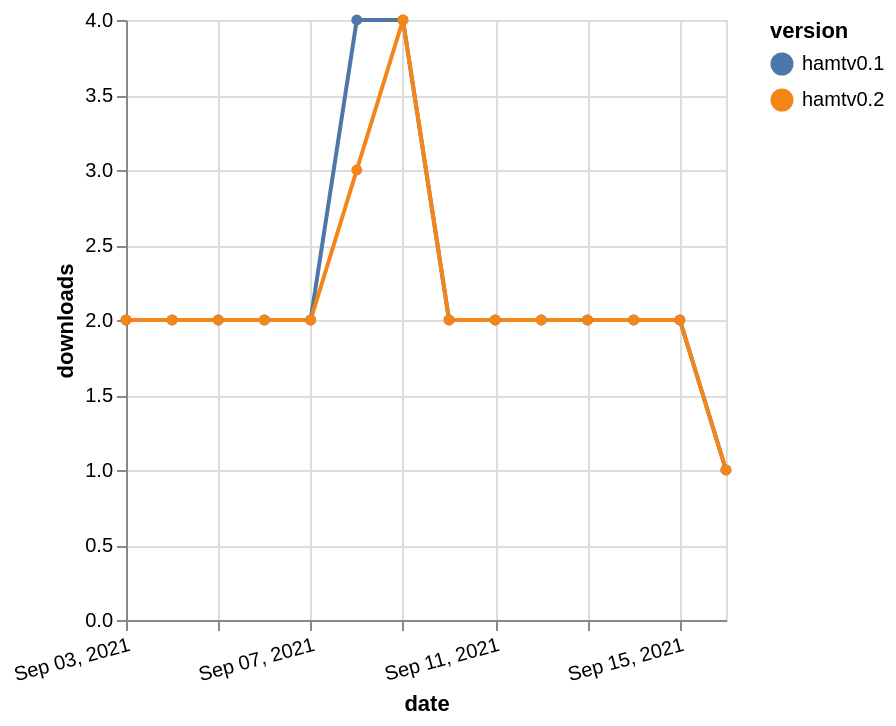

Write a Vega-Lite specification for this figure.
### Vega-Lite specification from a JSON file in a GitHub repository (floating-point values rounded to 4 significant figures)
{"$schema": "https://vega.github.io/schema/vega-lite/v5.json", "description": "A simple bar chart with embedded data.", "data": {"values": [{"date": "2021-09-03", "total": 373, "delta": 2, "version": "hamtv0.1"}, {"date": "2021-09-04", "total": 375, "delta": 2, "version": "hamtv0.1"}, {"date": "2021-09-05", "total": 377, "delta": 2, "version": "hamtv0.1"}, {"date": "2021-09-06", "total": 379, "delta": 2, "version": "hamtv0.1"}, {"date": "2021-09-07", "total": 381, "delta": 2, "version": "hamtv0.1"}, {"date": "2021-09-08", "total": 385, "delta": 4, "version": "hamtv0.1"}, {"date": "2021-09-09", "total": 389, "delta": 4, "version": "hamtv0.1"}, {"date": "2021-09-10", "total": 391, "delta": 2, "version": "hamtv0.1"}, {"date": "2021-09-11", "total": 393, "delta": 2, "version": "hamtv0.1"}, {"date": "2021-09-12", "total": 395, "delta": 2, "version": "hamtv0.1"}, {"date": "2021-09-13", "total": 397, "delta": 2, "version": "hamtv0.1"}, {"date": "2021-09-14", "total": 399, "delta": 2, "version": "hamtv0.1"}, {"date": "2021-09-15", "total": 401, "delta": 2, "version": "hamtv0.1"}, {"date": "2021-09-16", "total": 402, "delta": 1, "version": "hamtv0.1"}, {"date": "2021-09-03", "total": 304, "delta": 2, "version": "hamtv0.2"}, {"date": "2021-09-04", "total": 306, "delta": 2, "version": "hamtv0.2"}, {"date": "2021-09-05", "total": 308, "delta": 2, "version": "hamtv0.2"}, {"date": "2021-09-06", "total": 310, "delta": 2, "version": "hamtv0.2"}, {"date": "2021-09-07", "total": 312, "delta": 2, "version": "hamtv0.2"}, {"date": "2021-09-08", "total": 315, "delta": 3, "version": "hamtv0.2"}, {"date": "2021-09-09", "total": 319, "delta": 4, "version": "hamtv0.2"}, {"date": "2021-09-10", "total": 321, "delta": 2, "version": "hamtv0.2"}, {"date": "2021-09-11", "total": 323, "delta": 2, "version": "hamtv0.2"}, {"date": "2021-09-12", "total": 325, "delta": 2, "version": "hamtv0.2"}, {"date": "2021-09-13", "total": 327, "delta": 2, "version": "hamtv0.2"}, {"date": "2021-09-14", "total": 329, "delta": 2, "version": "hamtv0.2"}, {"date": "2021-09-15", "total": 331, "delta": 2, "version": "hamtv0.2"}, {"date": "2021-09-16", "total": 332, "delta": 1, "version": "hamtv0.2"}]}, "width": "container", "mark": {"type": "line", "point": {"filled": true}}, "encoding": {"x": {"field": "date", "type": "temporal", "timeUnit": "yearmonthdate", "title": "date", "axis": {"labelAngle": -15}}, "y": {"field": "delta", "type": "quantitative", "title": "downloads"}, "color": {"field": "version", "type": "nominal"}, "tooltip": {"field": "delta"}}}
